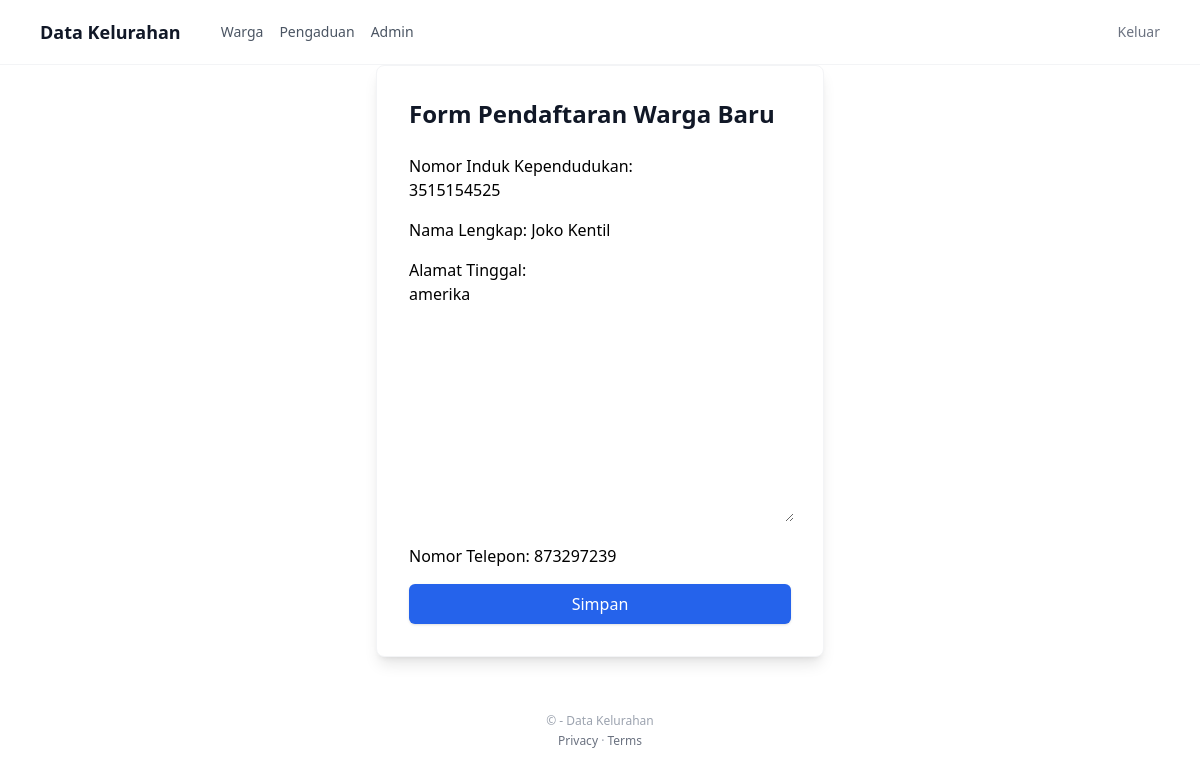
The app's page /1/warga/edit/ with its own data.
### warga/models.py (models this page shows, shortened)
class Warga(models.Model):
    nik = models.CharField(
        max_length=16,
        unique=True,
        verbose_name="Nomor Induk Kependudukan"
    )
    nama_lengkap = models.CharField(
        max_length=100,
        verbose_name="Nama Lengkap"
    )
    alamat = models.TextField(
        verbose_name="Alamat Tinggal"
    )
    no_telepon = models.CharField(
        max_length=15,
        blank=True,
        verbose_name="Nomor Telepon"
    )
    tanggal_registrasi = models.DateTimeField(
        auto_now_add=True
    )

### warga/views.py (the view)
# urls.py: path('<int:pk>/warga/edit/', WargaUpdateView.as_view(), name='warga_edit'),
class WargaUpdateView(UpdateView):
    model = Warga
    form_class = WargaForm
    template_name = 'warga/warga_form.html'
    success_url = reverse_lazy('warga_list')
    def get_context_data(self, **kwargs):
        context = super().get_context_data(**kwargs)
        context['name'] = 'Update Warga'
        return context

### warga/forms.py
class WargaForm(forms.ModelForm):
    class Meta:
        model = Warga
        fields = ['nik', 'nama_lengkap', 'alamat', 'no_telepon']

### warga/templates/warga/warga_form.html (shortened to what this page needs)
{% extends 'warga/index.html' %} {% block content %}
<div class="flex items-center justify-center min-h-[60vh]">
  <div
    class="bg-white rounded-lg shadow-lg border border-gray-100 p-8 w-full max-w-md"
  >
    <h1 class="text-2xl font-bold text-gray-900 mb-6">
      Form Pendaftaran Warga Baru
    </h1>
    <form method="post" class="space-y-4">
      {{ form.as_p }}
      <button
        type="submit"
        class="w-full px-4 py-2 bg-blue-600 text-white rounded-md font-medium shadow hover:bg-blue-700 focus:outline-none focus:ring-2 focus:ring-blue-500"
      >
        Simpan
      </button>
    </form>
  </div>
</div>
{% endblock %}

### records on screen
Warga: nik "3515154525", nama_lengkap "Joko Kentil", alamat "amerika", no_telepon "873297239"
